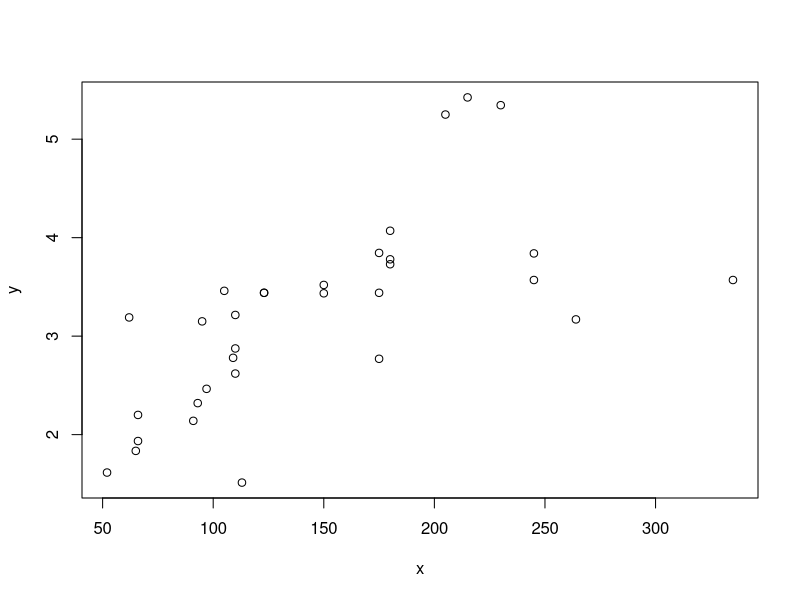

R code for this plot: (Note: this script raises an error after producing the figure.)
###########################
# Recherche Uebung 10
###########################

?lm

head(mtcars)

y <- mtcars$wt
x <- mtcars$hp
plot(x, y)


# model wt as function der hp
wt.hp.model <- lm (wt~hp, data=mtcars)
wt.hp.model$coefficients

coeffs <- coefficients(wt.hp.model)
coeffs
est.wt <- coeffs[1]+ 200 * coeffs[2] 
est.wt
# gewicht bei 200hp:
coeffs[1]+ 200 * coeffs[2] 

newdata <- data.frame(hp=200)

predict(wt.hp.model,newdata)

hps <- c(110)

newdata <- data.frame(hp=hps)
predict(wt.hp.model,newdata)

head(mtcars)


model$fitted.values
